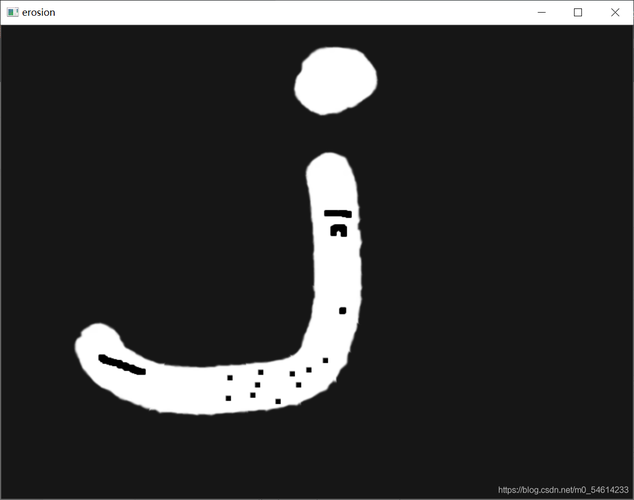
#> input picture OpenCV/images/ceshi01.jpeg, 634 x 500 px, found by its file name
$ python '04-图像仿射变换-缩放.py'
#> lines starting #> are read from the running program, lines starting #| are printed output that depends on the picture
import cv2
import numpy as np
image = cv2.imread('./images/ceshi01.jpeg')
#> image is the input picture: shape (500, 634, 3); mean B, G, R 52.3, 52.3, 52.3
#获取图片的像素
(h,w) = image.shape[:2]
#> h = 500; w = 634
#定义缩放的大小，大于1的值就是放大，小于的值就是缩小
tx=0.5
ty=0.5
#构建一个平移矩阵
m = np.float32([[tx,0,0],[0,ty,0]])
#进行仿射变换
dst = cv2.warpAffine(image, m, (w*int(tx),h*int(ty)))
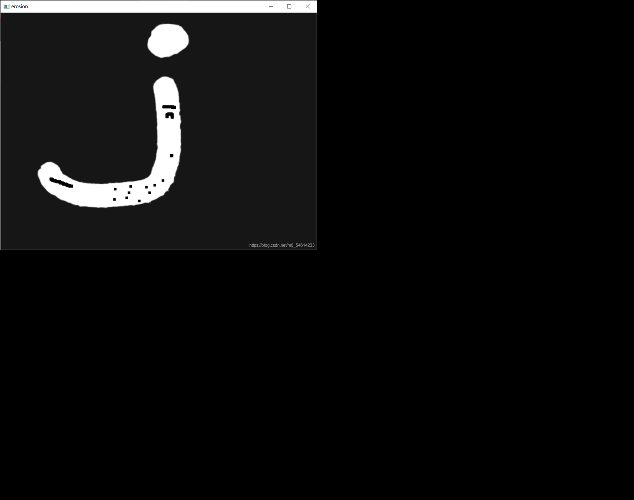
#> dst: shape (500, 634, 3); mean B, G, R 13.1, 13.1, 13.1
cv2.imshow('image01', image)
cv2.imshow('image02', dst)
cv2.waitKey(0)
cv2.destroyAllWindows()
